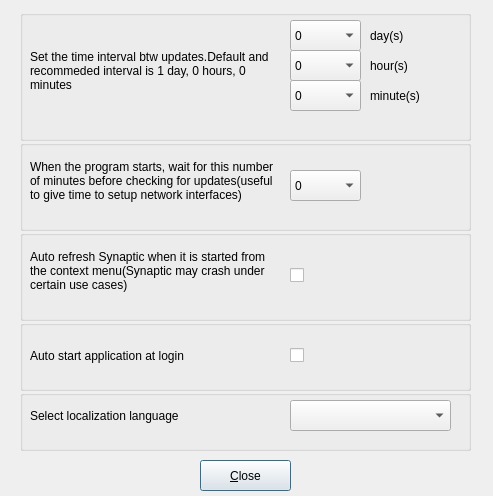
<?xml version="1.0" encoding="UTF-8"?>
<ui version="4.0">
 <class>configureDialog</class>
 <widget class="QDialog" name="configureDialog">
  <property name="geometry">
   <rect>
    <x>0</x>
    <y>0</y>
    <width>493</width>
    <height>496</height>
   </rect>
  </property>
  <property name="windowTitle">
   <string>configuration window</string>
  </property>
  <widget class="QGroupBox" name="gbUpdateInterval">
   <property name="geometry">
    <rect>
     <x>20</x>
     <y>10</y>
     <width>451</width>
     <height>131</height>
    </rect>
   </property>
   <property name="title">
    <string/>
   </property>
   <widget class="QLabel" name="label">
    <property name="geometry">
     <rect>
      <x>10</x>
      <y>10</y>
      <width>251</width>
      <height>101</height>
     </rect>
    </property>
    <property name="text">
     <string>Set the time interval btw updates.Default and recommeded interval is 1 day, 0 hours, 0 minutes</string>
    </property>
    <property name="wordWrap">
     <bool>true</bool>
    </property>
   </widget>
   <widget class="QComboBox" name="gbUpdateIntervalComboBoxDays">
    <property name="geometry">
     <rect>
      <x>270</x>
      <y>10</y>
      <width>71</width>
      <height>31</height>
     </rect>
    </property>
    <item>
     <property name="text">
      <string>0</string>
     </property>
    </item>
    <item>
     <property name="text">
      <string>1</string>
     </property>
    </item>
    <item>
     <property name="text">
      <string>2</string>
     </property>
    </item>
    <item>
     <property name="text">
      <string>3</string>
     </property>
    </item>
    <item>
     <property name="text">
      <string>4</string>
     </property>
    </item>
    <item>
     <property name="text">
      <string>5</string>
     </property>
    </item>
    <item>
     <property name="text">
      <string>6</string>
     </property>
    </item>
    <item>
     <property name="text">
      <string>7</string>
     </property>
    </item>
   </widget>
   <widget class="QComboBox" name="gbUpdateIntervalComboBoxHours">
    <property name="geometry">
     <rect>
      <x>270</x>
      <y>40</y>
      <width>71</width>
      <height>31</height>
     </rect>
    </property>
    <item>
     <property name="text">
      <string>0</string>
     </property>
    </item>
    <item>
     <property name="text">
      <string>1</string>
     </property>
    </item>
    <item>
     <property name="text">
      <string>2</string>
     </property>
    </item>
    <item>
     <property name="text">
      <string>3</string>
     </property>
    </item>
    <item>
     <property name="text">
      <string>4</string>
     </property>
    </item>
    <item>
     <property name="text">
      <string>5</string>
     </property>
    </item>
    <item>
     <property name="text">
      <string>6</string>
     </property>
    </item>
    <item>
     <property name="text">
      <string>7</string>
     </property>
    </item>
    <item>
     <property name="text">
      <string>8</string>
     </property>
    </item>
    <item>
     <property name="text">
      <string>9</string>
     </property>
    </item>
    <item>
     <property name="text">
      <string>10</string>
     </property>
    </item>
    <item>
     <property name="text">
      <string>11</string>
     </property>
    </item>
    <item>
     <property name="text">
      <string>12</string>
     </property>
    </item>
    <item>
     <property name="text">
      <string>13</string>
     </property>
    </item>
    <item>
     <property name="text">
      <string>14</string>
     </property>
    </item>
    <item>
     <property name="text">
      <string>15</string>
     </property>
    </item>
    <item>
     <property name="text">
      <string>16</string>
     </property>
    </item>
    <item>
     <property name="text">
      <string>17</string>
     </property>
    </item>
    <item>
     <property name="text">
      <string>18</string>
     </property>
    </item>
    <item>
     <property name="text">
      <string>19</string>
     </property>
    </item>
    <item>
     <property name="text">
      <string>20</string>
     </property>
    </item>
    <item>
     <property name="text">
      <string>21</string>
     </property>
    </item>
    <item>
     <property name="text">
      <string>22</string>
     </property>
    </item>
    <item>
     <property name="text">
      <string>23</string>
     </property>
    </item>
    <item>
     <property name="text">
      <string>24</string>
     </property>
    </item>
   </widget>
   <widget class="QComboBox" name="gbUpdateIntervalComboBoxMinutes">
    <property name="geometry">
     <rect>
      <x>270</x>
      <y>70</y>
      <width>71</width>
      <height>31</height>
     </rect>
    </property>
    <item>
     <property name="text">
      <string>0</string>
     </property>
    </item>
    <item>
     <property name="text">
      <string>1</string>
     </property>
    </item>
    <item>
     <property name="text">
      <string>2</string>
     </property>
    </item>
    <item>
     <property name="text">
      <string>3</string>
     </property>
    </item>
    <item>
     <property name="text">
      <string>4</string>
     </property>
    </item>
    <item>
     <property name="text">
      <string>5</string>
     </property>
    </item>
    <item>
     <property name="text">
      <string>6</string>
     </property>
    </item>
    <item>
     <property name="text">
      <string>7</string>
     </property>
    </item>
    <item>
     <property name="text">
      <string>8</string>
     </property>
    </item>
    <item>
     <property name="text">
      <string>9</string>
     </property>
    </item>
    <item>
     <property name="text">
      <string>10</string>
     </property>
    </item>
    <item>
     <property name="text">
      <string>11</string>
     </property>
    </item>
    <item>
     <property name="text">
      <string>12</string>
     </property>
    </item>
    <item>
     <property name="text">
      <string>13</string>
     </property>
    </item>
    <item>
     <property name="text">
      <string>14</string>
     </property>
    </item>
    <item>
     <property name="text">
      <string>15</string>
     </property>
    </item>
    <item>
     <property name="text">
      <string>16</string>
     </property>
    </item>
    <item>
     <property name="text">
      <string>17</string>
     </property>
    </item>
    <item>
     <property name="text">
      <string>18</string>
     </property>
    </item>
    <item>
     <property name="text">
      <string>19</string>
     </property>
    </item>
    <item>
     <property name="text">
      <string>20</string>
     </property>
    </item>
    <item>
     <property name="text">
      <string>21</string>
     </property>
    </item>
    <item>
     <property name="text">
      <string>22</string>
     </property>
    </item>
    <item>
     <property name="text">
      <string>23</string>
     </property>
    </item>
    <item>
     <property name="text">
      <string>24</string>
     </property>
    </item>
    <item>
     <property name="text">
      <string>25</string>
     </property>
    </item>
    <item>
     <property name="text">
      <string>26</string>
     </property>
    </item>
    <item>
     <property name="text">
      <string>27</string>
     </property>
    </item>
    <item>
     <property name="text">
      <string>28</string>
     </property>
    </item>
    <item>
     <property name="text">
      <string>29</string>
     </property>
    </item>
    <item>
     <property name="text">
      <string>30</string>
     </property>
    </item>
    <item>
     <property name="text">
      <string>31</string>
     </property>
    </item>
    <item>
     <property name="text">
      <string>32</string>
     </property>
    </item>
    <item>
     <property name="text">
      <string>33</string>
     </property>
    </item>
    <item>
     <property name="text">
      <string>34</string>
     </property>
    </item>
    <item>
     <property name="text">
      <string>35</string>
     </property>
    </item>
    <item>
     <property name="text">
      <string>36</string>
     </property>
    </item>
    <item>
     <property name="text">
      <string>37</string>
     </property>
    </item>
    <item>
     <property name="text">
      <string>38</string>
     </property>
    </item>
    <item>
     <property name="text">
      <string>39</string>
     </property>
    </item>
    <item>
     <property name="text">
      <string>40</string>
     </property>
    </item>
    <item>
     <property name="text">
      <string>41</string>
     </property>
    </item>
    <item>
     <property name="text">
      <string>42</string>
     </property>
    </item>
    <item>
     <property name="text">
      <string>43</string>
     </property>
    </item>
    <item>
     <property name="text">
      <string>44</string>
     </property>
    </item>
    <item>
     <property name="text">
      <string>45</string>
     </property>
    </item>
    <item>
     <property name="text">
      <string>46</string>
     </property>
    </item>
    <item>
     <property name="text">
      <string>47</string>
     </property>
    </item>
    <item>
     <property name="text">
      <string>48</string>
     </property>
    </item>
    <item>
     <property name="text">
      <string>49</string>
     </property>
    </item>
    <item>
     <property name="text">
      <string>50</string>
     </property>
    </item>
    <item>
     <property name="text">
      <string>51</string>
     </property>
    </item>
    <item>
     <property name="text">
      <string>52</string>
     </property>
    </item>
    <item>
     <property name="text">
      <string>53</string>
     </property>
    </item>
    <item>
     <property name="text">
      <string>54</string>
     </property>
    </item>
    <item>
     <property name="text">
      <string>55</string>
     </property>
    </item>
    <item>
     <property name="text">
      <string>56</string>
     </property>
    </item>
    <item>
     <property name="text">
      <string>57</string>
     </property>
    </item>
    <item>
     <property name="text">
      <string>58</string>
     </property>
    </item>
    <item>
     <property name="text">
      <string>59</string>
     </property>
    </item>
    <item>
     <property name="text">
      <string>60</string>
     </property>
    </item>
   </widget>
   <widget class="QLabel" name="labelDays">
    <property name="geometry">
     <rect>
      <x>350</x>
      <y>15</y>
      <width>91</width>
      <height>21</height>
     </rect>
    </property>
    <property name="text">
     <string>day(s)</string>
    </property>
   </widget>
   <widget class="QLabel" name="labelHours">
    <property name="geometry">
     <rect>
      <x>350</x>
      <y>45</y>
      <width>91</width>
      <height>21</height>
     </rect>
    </property>
    <property name="text">
     <string>hour(s)</string>
    </property>
   </widget>
   <widget class="QLabel" name="labelMinutes">
    <property name="geometry">
     <rect>
      <x>350</x>
      <y>75</y>
      <width>91</width>
      <height>21</height>
     </rect>
    </property>
    <property name="text">
     <string>minute(s)</string>
    </property>
   </widget>
  </widget>
  <widget class="QGroupBox" name="gbDelayStartInterval">
   <property name="geometry">
    <rect>
     <x>20</x>
     <y>140</y>
     <width>451</width>
     <height>91</height>
    </rect>
   </property>
   <property name="title">
    <string/>
   </property>
   <widget class="QLabel" name="label_2">
    <property name="geometry">
     <rect>
      <x>20</x>
      <y>10</y>
      <width>241</width>
      <height>81</height>
     </rect>
    </property>
    <property name="text">
     <string/>
    </property>
   </widget>
   <widget class="QLabel" name="label_6">
    <property name="geometry">
     <rect>
      <x>10</x>
      <y>-10</y>
      <width>251</width>
      <height>101</height>
     </rect>
    </property>
    <property name="text">
     <string>When the program starts, wait for this number of minutes before checking for updates(useful to give time to setup network interfaces)</string>
    </property>
    <property name="wordWrap">
     <bool>true</bool>
    </property>
   </widget>
   <widget class="QComboBox" name="gbDelayStartIntervalComboBox">
    <property name="geometry">
     <rect>
      <x>270</x>
      <y>30</y>
      <width>71</width>
      <height>31</height>
     </rect>
    </property>
    <item>
     <property name="text">
      <string>0</string>
     </property>
    </item>
    <item>
     <property name="text">
      <string>5</string>
     </property>
    </item>
    <item>
     <property name="text">
      <string>10</string>
     </property>
    </item>
    <item>
     <property name="text">
      <string>15</string>
     </property>
    </item>
    <item>
     <property name="text">
      <string>30</string>
     </property>
    </item>
   </widget>
  </widget>
  <widget class="QGroupBox" name="gbAutoStart_2">
   <property name="geometry">
    <rect>
     <x>20</x>
     <y>390</y>
     <width>451</width>
     <height>61</height>
    </rect>
   </property>
   <property name="title">
    <string/>
   </property>
   <widget class="QLabel" name="label_10">
    <property name="geometry">
     <rect>
      <x>10</x>
      <y>0</y>
      <width>251</width>
      <height>51</height>
     </rect>
    </property>
    <property name="text">
     <string>Select localization language</string>
    </property>
    <property name="wordWrap">
     <bool>true</bool>
    </property>
   </widget>
   <widget class="QComboBox" name="comboBoxLanguageList">
    <property name="geometry">
     <rect>
      <x>270</x>
      <y>10</y>
      <width>161</width>
      <height>31</height>
     </rect>
    </property>
   </widget>
  </widget>
  <widget class="QPushButton" name="pbClose">
   <property name="geometry">
    <rect>
     <x>200</x>
     <y>460</y>
     <width>91</width>
     <height>31</height>
    </rect>
   </property>
   <property name="text">
    <string>&amp;Close</string>
   </property>
  </widget>
  <widget class="QGroupBox" name="gbAutoStart">
   <property name="geometry">
    <rect>
     <x>20</x>
     <y>320</y>
     <width>451</width>
     <height>71</height>
    </rect>
   </property>
   <property name="title">
    <string/>
   </property>
   <widget class="QLabel" name="label_7">
    <property name="geometry">
     <rect>
      <x>30</x>
      <y>-20</y>
      <width>241</width>
      <height>81</height>
     </rect>
    </property>
    <property name="text">
     <string/>
    </property>
   </widget>
   <widget class="QLabel" name="label_8">
    <property name="geometry">
     <rect>
      <x>10</x>
      <y>10</y>
      <width>251</width>
      <height>51</height>
     </rect>
    </property>
    <property name="text">
     <string>Auto start application at login</string>
    </property>
    <property name="wordWrap">
     <bool>true</bool>
    </property>
   </widget>
   <widget class="QCheckBox" name="checkBoxAutoStart">
    <property name="geometry">
     <rect>
      <x>270</x>
      <y>20</y>
      <width>85</width>
      <height>31</height>
     </rect>
    </property>
    <property name="text">
     <string/>
    </property>
   </widget>
   <zorder>label_7</zorder>
   <zorder>label_8</zorder>
   <zorder>checkBoxAutoStart</zorder>
   <zorder>gbAutoStart_3</zorder>
  </widget>
  <widget class="QGroupBox" name="gbSynapticAutoRefresh">
   <property name="geometry">
    <rect>
     <x>20</x>
     <y>230</y>
     <width>451</width>
     <height>91</height>
    </rect>
   </property>
   <property name="title">
    <string/>
   </property>
   <widget class="QLabel" name="labelSynapticAutoRefresh">
    <property name="geometry">
     <rect>
      <x>10</x>
      <y>0</y>
      <width>251</width>
      <height>81</height>
     </rect>
    </property>
    <property name="text">
     <string>Auto refresh Synaptic when it is started from the context menu(Synaptic may crash under certain use cases)</string>
    </property>
    <property name="wordWrap">
     <bool>true</bool>
    </property>
   </widget>
   <widget class="QCheckBox" name="checkBoxSynapticAutoRefresh">
    <property name="geometry">
     <rect>
      <x>270</x>
      <y>30</y>
      <width>85</width>
      <height>31</height>
     </rect>
    </property>
    <property name="text">
     <string/>
    </property>
   </widget>
  </widget>
 </widget>
 <tabstops>
  <tabstop>gbUpdateIntervalComboBoxDays</tabstop>
  <tabstop>gbUpdateIntervalComboBoxHours</tabstop>
  <tabstop>gbUpdateIntervalComboBoxMinutes</tabstop>
  <tabstop>gbDelayStartIntervalComboBox</tabstop>
  <tabstop>checkBoxAutoStart</tabstop>
  <tabstop>comboBoxLanguageList</tabstop>
  <tabstop>pbClose</tabstop>
 </tabstops>
 <resources/>
 <connections/>
</ui>
